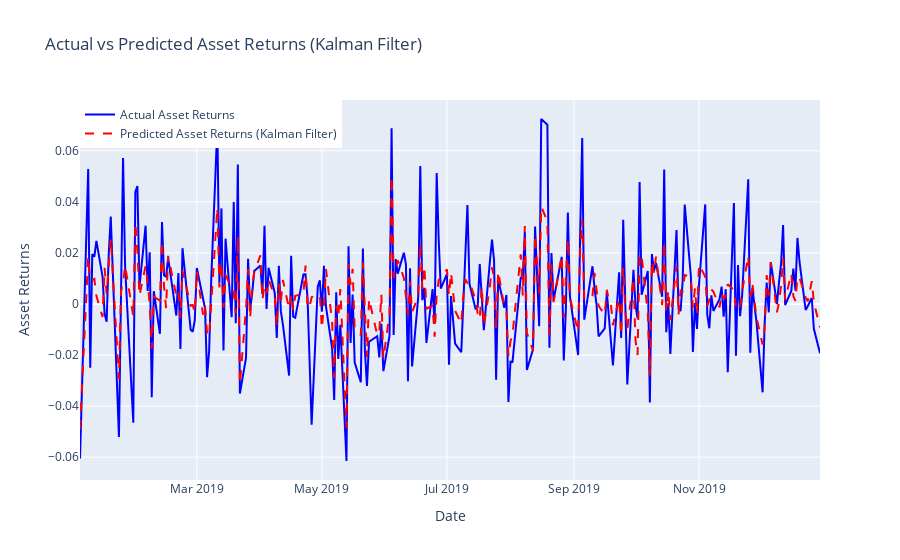

Write notebook code for a chart like this one.
### Markdown cell above
### Interactive Plot to see with added granularity

### Code cell
# Create traces
fig = go.Figure()

# Actual Asset Returns
fig.add_trace(go.Scatter(x=test_df.index, 
                         y=test_df['Asset_Returns'], 
                         mode='lines', 
                         name='Actual Asset Returns',
                         line=dict(color='blue')))

# Predicted Asset Returns
fig.add_trace(go.Scatter(x=test_df.index, 
                         y=predicted_asset_returns, 
                         mode='lines', 
                         name='Predicted Asset Returns (Kalman Filter)',
                         line=dict(color='red', dash='dash')))

# Update layout
fig.update_layout(title='Actual vs Predicted Asset Returns (Kalman Filter)',
                  xaxis_title='Date',
                  yaxis_title='Asset Returns',
                  legend=dict(x=0, y=1.0),
                  hovermode='x unified')

# Show the figure
fig.show()

### Figure 1 — Plotly figure (JSON) as saved in the notebook; plotly's stock layout.template omitted (floating-point values rounded to 4 significant figures; data arrays with more than 128 entries replaced by an {"elided": "..."} marker saying what was removed)
{"data": [{"line": {"color": "blue"}, "mode": "lines", "name": "Actual Asset Returns", "type": "scatter", "x": {"elided": "245 str values"}, "y": {"elided": "245 float values"}}, {"line": {"color": "red", "dash": "dash"}, "mode": "lines", "name": "Predicted Asset Returns (Kalman Filter)", "type": "scatter", "x": {"elided": "245 str values"}, "y": {"elided": "245 float values"}}], "layout": {"hovermode": "x unified", "legend": {"x": 0, "y": 1}, "title": {"text": "Actual vs Predicted Asset Returns (Kalman Filter)"}, "xaxis": {"title": {"text": "Date"}}, "yaxis": {"title": {"text": "Asset Returns"}}}}
